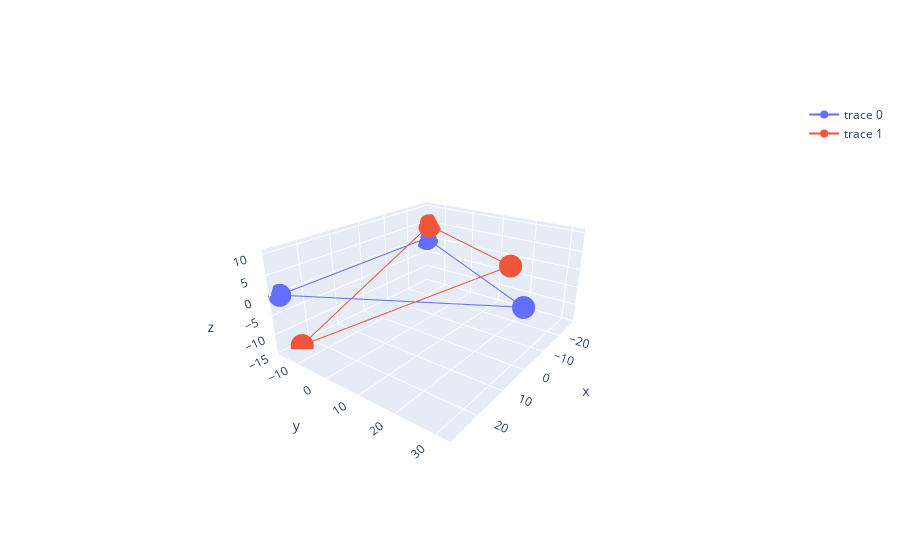

Notebook code for this chart:
### Code cell
import plotly.graph_objects as go
jsh_1 = np.hstack([js_1,js_1[:,[0]]])
jsh_20 = np.hstack([js_20, js_20[:,[0]]])
data = [
    go.Scatter3d(x=jsh_1[0,:], y=jsh_1[1,:] , z=jsh_1[2,:]),
    go.Scatter3d(x=jsh_20[0,:], y=jsh_20[1,:] , z=jsh_20[2,:])
]
fig = go.Figure(data=data)
fig.show()

### Figure 1 — Plotly figure (JSON) as saved in the notebook; plotly's stock layout.template omitted (floating-point values rounded to 4 significant figures)
{"data": [{"type": "scatter3d", "x": [0, -27.5, 27.5, 0], "y": [31.75, -15.87, -15.87, 31.75], "z": [0, 0, 0, 0]}, {"type": "scatter3d", "x": [3.714, -27.7, 23.98, 3.714], "y": [29.84, -14.92, -14.92, 29.84], "z": [10.2, 4.302, -14.51, 10.2]}], "layout": {"autosize": true, "scene": {"aspectmode": "auto", "aspectratio": {"x": 1.373, "y": 1.185, "z": 0.6147}, "camera": {"center": {"x": 0, "y": 0, "z": 0}, "eye": {"x": 1.944, "y": 1.45, "z": 1.052}, "projection": {"type": "perspective"}, "up": {"x": 0, "y": 0, "z": 1}}}}}
